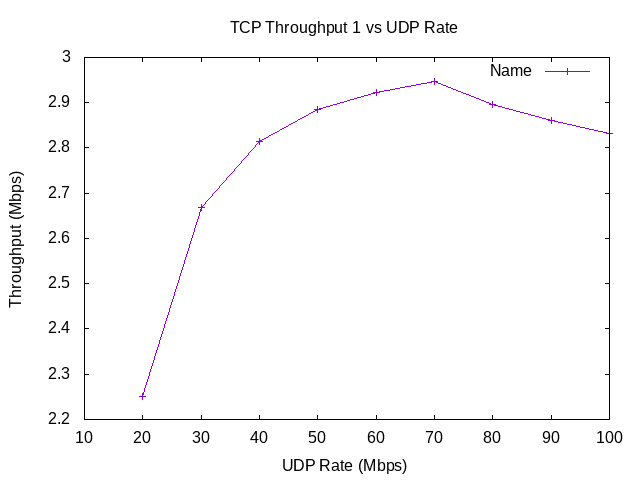

Source code (gnuplot):
set terminal png
set output "graph1.png"
set title "TCP Throughput 1 vs UDP Rate"
set xlabel "UDP Rate (Mbps)"
set ylabel "Throughput (Mbps)"

set xrange [10:100]
plot "-"  title "Name" with linespoints
20 2.25101
30 2.66961
40 2.81489
50 2.88425
60 2.92368
70 2.94667
80 2.89541
90 2.86187
100 2.83111
e
